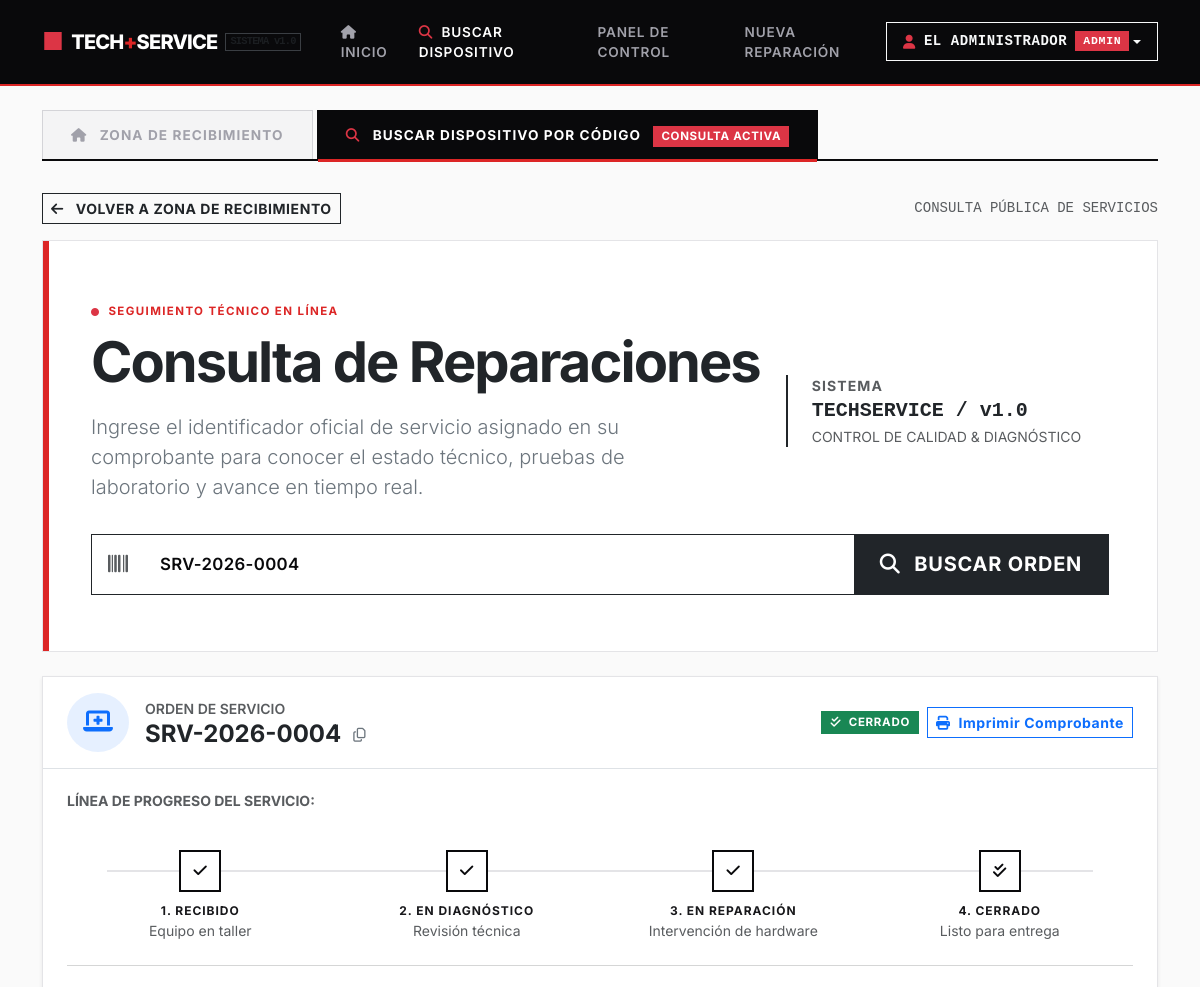
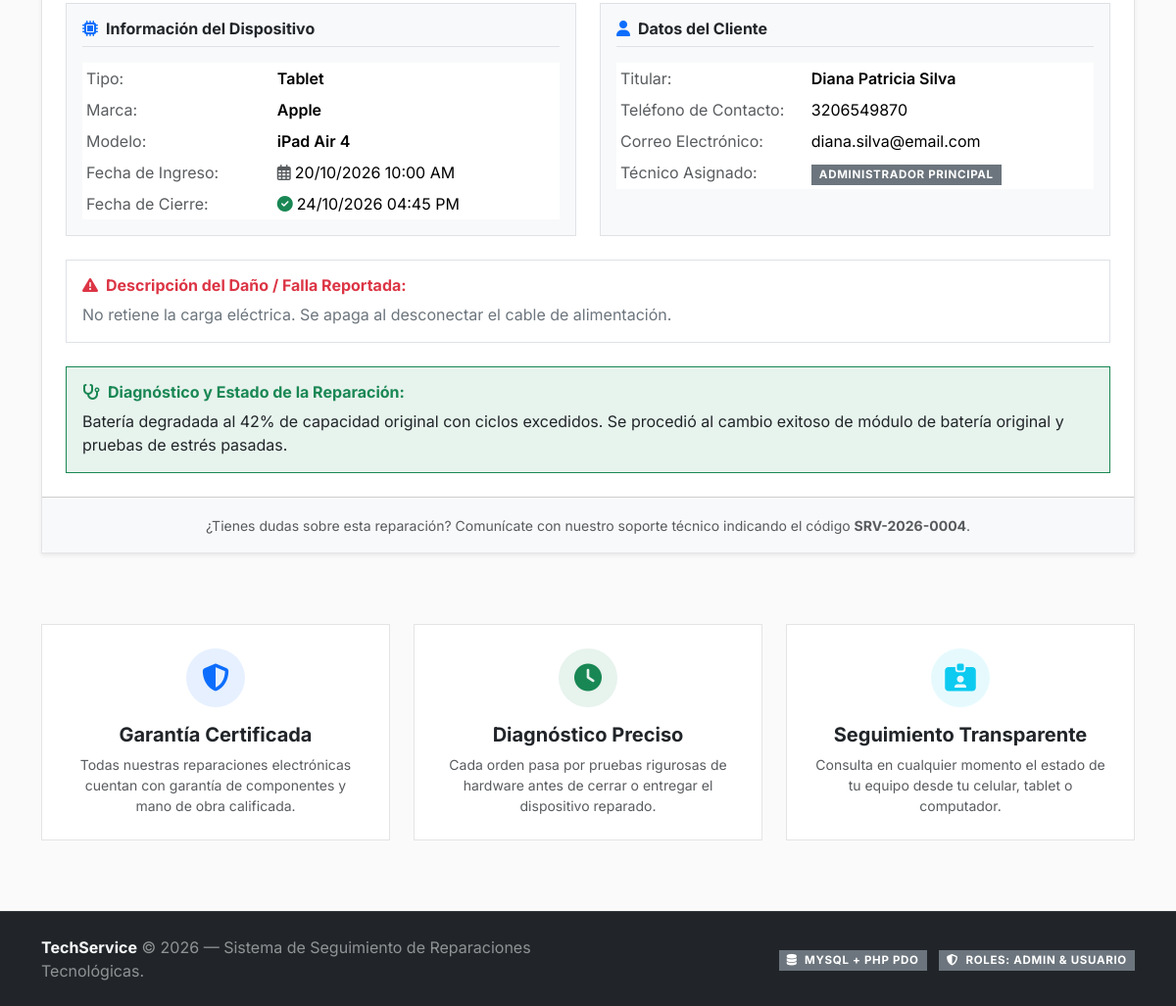
/taller_reparaciones/index.php?numero=SRV-2026-0004 (signed in), run on the app's committed database (2 pictures, top to bottom).
### tables this page shows
CREATE TABLE `servicios` (
  `id` int(11) NOT NULL,
  `numero_servicio` varchar(20) NOT NULL,
  `cliente_nombre` varchar(100) NOT NULL,
  `cliente_telefono` varchar(20) NOT NULL,
  `cliente_email` varchar(100) DEFAULT NULL,
  `tipo_dispositivo` varchar(50) NOT NULL,
  `marca` varchar(50) NOT NULL,
  `modelo` varchar(50) DEFAULT NULL,
  `descripcion_dano` text NOT NULL,
  `diagnostico` text DEFAULT NULL,
  `estado` enum('Recibido','En diagnóstico','En reparación','Cerrado') NOT NULL DEFAULT 'Recibido',
  `costo_estimado` decimal(10,2) DEFAULT 0.00,
  `tecnico_asignado` varchar(100) DEFAULT NULL,
  `fecha_ingreso` datetime NOT NULL DEFAULT current_timestamp(),
  `fecha_actualizacion` datetime NOT NULL DEFAULT current_timestamp() ON UPDATE current_timestamp(),
  `fecha_cierre` datetime DEFAULT NULL
);

### taller_reparaciones/index.php (the view, shortened to what the rows shown need)
<?php
require_once __DIR__ . '/config/db.php';
require_once __DIR__ . '/config/helpers.php';
$searchQuery = trim($_GET['numero'] ?? '');
$servicio = null;
$searched = false;
if (!empty($searchQuery)) {
    $searched = true;
    try {
        $stmt = $pdo->prepare("
            SELECT *
            FROM servicios
            WHERE UPPER(TRIM(numero_servicio)) = UPPER(:numero)
            LIMIT 1
        ");
        $stmt->execute(['numero' => $searchQuery]);
        $servicio = $stmt->fetch();
    } catch (PDOException $e) {
        $error = "Error al realizar la consulta en la base de datos.";
    }
}
$tabParam = trim($_GET['tab'] ?? '');
$activeTab = ($searched || $tabParam === 'buscar') ? 'buscar' : 'inicio';
include __DIR__ . '/includes/header.php';
?>
<div class="tab-content" id="mainPortalTabsContent">
    <div class="tab-pane fade <?= ($activeTab === 'buscar') ? 'show active' : ''; ?>"
         id="tab-buscar-pane"
         role="tabpanel"
         aria-labelledby="tab-buscar-btn"
         tabindex="0">
        <div class="swiss-hero mb-4">
            <div class="row align-items-center">
                <div class="col-lg-8">
                    <h1 class="display-4 fw-bold letter-spacing-tight mb-3 text-dark">
                        Consulta de Reparaciones
                    </h1>
                </div>
            </div>
        </div>
        <?php if ($searched): ?>
            <?php if ($servicio): ?>
                <?php
                    $step = getStatusStep($servicio['estado']);
                ?>
                <div class="card card-custom mb-5 shadow-sm">
                    <div class="card-header bg-white py-3 d-flex flex-wrap align-items-center justify-content-between border-bottom">
                        <div class="d-flex align-items-center mb-2 mb-md-0">
                            <div class="bg-primary bg-opacity-10 text-primary p-3 rounded-circle me-3">
                                <i class="fas fa-laptop-medical fs-4"></i>
                            </div>
                            <div>
                                <span class="text-muted small text-uppercase fw-semibold">Orden de Servicio</span>
                                <h4 class="mb-0 fw-bold text-dark d-flex align-items-center gap-2">
                                    <span><?= e($servicio['numero_servicio']); ?></span>
                                    <button type="button" class="btn btn-sm btn-outline-secondary btn-copy-code border-0 p-1" data-code="<?= e($servicio['numero_servicio']); ?>" title="Copiar código">
                                        <i class="far fa-copy"></i>
                                    </button>
                                </h4>
                            </div>
                        </div>
                        <div class="d-flex align-items-center gap-2">
                            <?= renderStatusBadge($servicio['estado']); ?>
                            <a href="admin/ver.php?id=<?= $servicio['id']; ?>" class="btn btn-sm btn-outline-primary rounded-0" target="_blank">
                                <i class="fas fa-print me-1"></i> Imprimir Comprobante
                            </a>
                        </div>
                    </div>
                    <div class="card-body p-4">
                        <div class="mb-4">
                            <h6 class="text-muted text-uppercase small fw-bold mb-3">Línea de Progreso del Servicio:</h6>
                            <div class="tracking-stepper">
                                <div class="step-item <?= ($step >= 1) ? ($step > 1 ? 'completed' : 'active') : ''; ?>">
                                    <div class="step-circle">
                                        <?php if ($step > 1): ?><i class="fas fa-check"></i><?php else: ?>1<?php endif; ?>
                                    </div>
                                    <div class="step-label">1. Recibido</div>
                                    <div class="text-muted small">Equipo en taller</div>
                                </div>
                                <div class="step-item <?= ($step >= 2) ? ($step > 2 ? 'completed' : 'active') : ''; ?>">
                                    <div class="step-circle">
                                        <?php if ($step > 2): ?><i class="fas fa-check"></i><?php else: ?>2<?php endif; ?>
                                    </div>
                                    <div class="step-label">2. En Diagnóstico</div>
                                    <div class="text-muted small">Revisión técnica</div>
                                </div>
                                <div class="step-item <?= ($step >= 3) ? ($step > 3 ? 'completed' : 'active') : ''; ?>">
                                    <div class="step-circle">
                                        <?php if ($step > 3): ?><i class="fas fa-check"></i><?php else: ?>3<?php endif; ?>
                                    </div>
                                    <div class="step-label">3. En Reparación</div>
                                    <div class="text-muted small">Intervención de hardware</div>
                                </div>
                                <div class="step-item <?= ($step >= 4) ? 'completed active' : ''; ?>">
                                    <div class="step-circle">
                                        <?php if ($step >= 4): ?><i class="fas fa-check-double"></i><?php else: ?>4<?php endif; ?>
                                    </div>
                                    <div class="step-label">4. Cerrado</div>
                                    <div class="text-muted small">Listo para entrega</div>
                                </div>
                            </div>
                        </div>
                        <hr class="my-4 text-muted opacity-25">
                        <div class="row g-4">
                            <div class="col-md-6">
                                <div class="p-3 bg-light rounded-0 h-100 border">
                                    <h6 class="fw-bold text-dark border-bottom pb-2 mb-3">
                                        <i class="fas fa-microchip text-primary me-2"></i>Información del Dispositivo
                                    </h6>
                                    <table class="table table-sm table-borderless mb-0">
                                        <tr>
                                            <td class="text-muted" style="width: 40%;">Tipo:</td>
                                            <td class="fw-semibold"><?= e($servicio['tipo_dispositivo']); ?></td>
                                        </tr>
                                        <tr>
                                            <td class="text-muted">Marca:</td>
                                            <td class="fw-semibold"><?= e($servicio['marca']); ?></td>
                                        </tr>
                                        <tr>
                                            <td class="text-muted">Modelo:</td>
                                            <td class="fw-semibold"><?= e($servicio['modelo'] ?: 'No especificado'); ?></td>
                                        </tr>
                                        <tr>
                                            <td class="text-muted">Fecha de Ingreso:</td>
                                            <td><i class="far fa-calendar-alt text-muted me-1"></i><?= formatDate($servicio['fecha_ingreso']); ?></td>
                                        </tr>
                                        <?php if ($servicio['fecha_cierre']): ?>
                                            <tr>
                                                <td class="text-muted">Fecha de Cierre:</td>
                                                <td><i class="fas fa-check-circle text-success me-1"></i><?= formatDate($servicio['fecha_cierre']); ?></td>
                                            </tr>
                                        <?php endif; ?>
                                    </table>
                                </div>
                            </div>
                            <div class="col-md-6">
                                <div class="p-3 bg-light rounded-0 h-100 border">
                                    <h6 class="fw-bold text-dark border-bottom pb-2 mb-3">
                                        <i class="fas fa-user text-primary me-2"></i>Datos del Cliente
                                    </h6>
                                    <table class="table table-sm table-borderless mb-0">
                                        <tr>
                                            <td class="text-muted" style="width: 40%;">Titular:</td>
                                            <td class="fw-semibold"><?= e($servicio['cliente_nombre']); ?></td>
                                        </tr>
                                        <tr>
                                            <td class="text-muted">Teléfono de Contacto:</td>
                                            <td><?= e($servicio['cliente_telefono']); ?></td>
                                        </tr>
                                        <?php if (!empty($servicio['cliente_email'])): ?>
                                            <tr>
                                                <td class="text-muted">Correo Electrónico:</td>
                                                <td><?= e($servicio['cliente_email']); ?></td>
                                            </tr>
                                        <?php endif; ?>
                                        <tr>
                                            <td class="text-muted">Técnico Asignado:</td>
                                            <td><span class="badge bg-secondary"><?= e($servicio['tecnico_asignado'] ?: 'Equipo Técnico'); ?></span></td>
                                        </tr>
                                    </table>
                                </div>
                            </div>
                            <div class="col-12">
                                <div class="p-3 border rounded-0 bg-white">
                                    <h6 class="fw-bold text-danger mb-2">
                                        <i class="fas fa-exclamation-triangle me-2"></i>Descripción del Daño / Falla Reportada:
                                    </h6>
                                    <p class="mb-0 text-secondary" style="white-space: pre-line;"><?= e($servicio['descripcion_dano']); ?></p>
                                </div>
                            </div>
                            <div class="col-12">
                                <div class="p-3 border rounded-0 <?= !empty($servicio['diagnostico']) ? 'bg-success bg-opacity-10 border-success' : 'bg-light'; ?>">
                                    <h6 class="fw-bold <?= !empty($servicio['diagnostico']) ? 'text-success' : 'text-muted'; ?> mb-2">
                                        <i class="fas fa-stethoscope me-2"></i>Diagnóstico y Estado de la Reparación:
                                    </h6>
                                    <?php if (!empty($servicio['diagnostico'])): ?>
                                        <p class="mb-0 text-dark fw-normal" style="white-space: pre-line;"><?= e($servicio['diagnostico']); ?></p>
                                    <?php else: ?>
                                        <p class="mb-0 text-muted fst-italic">
                                            <i class="fas fa-hourglass-half me-1"></i> El equipo está en proceso de inspección. Aún no se ha emitido un diagnóstico técnico definitivo.
                                        </p>
                                    <?php endif; ?>
                                </div>
                            </div>
                        </div>
                    </div>
                    <div class="card-footer bg-light text-center py-3">
                        <small class="text-muted">
                            ¿Tienes dudas sobre esta reparación? Comunícate con nuestro soporte técnico indicando el código <strong><?= e($servicio['numero_servicio']); ?></strong>.
                        </small>
                    </div>
                </div>
            <?php endif; ?>
        <?php endif; ?>
    </div>
</div>
<?php include __DIR__ . '/includes/footer.php'; ?>

### data on the page
servicios: numero_servicio "SRV-2026-0004", tipo_dispositivo "Tablet", marca "Apple", modelo "iPad Air 4", fecha_ingreso "20/10/2026 10:00 AM", fecha_cierre "24/10/2026 04:45 PM", cliente_nombre "Diana Patricia Silva", cliente_telefono "3206549870", cliente_email "diana.silva@email.com", tecnico_asignado "ADMINISTRADOR PRINCIPAL", descripcion_dano "No retiene la carga eléctrica. Se apaga al desconectar el cable de alimentación.", diagnostico "Batería degradada al 42% de capacidad original con ciclos excedidos. Se procedió al cambio exitoso de módulo de batería original y pruebas de estrés pasadas."

### other printed values
$user['nombre'] "EL ADMINISTRADOR"
$user['rol'] "ADMIN"
